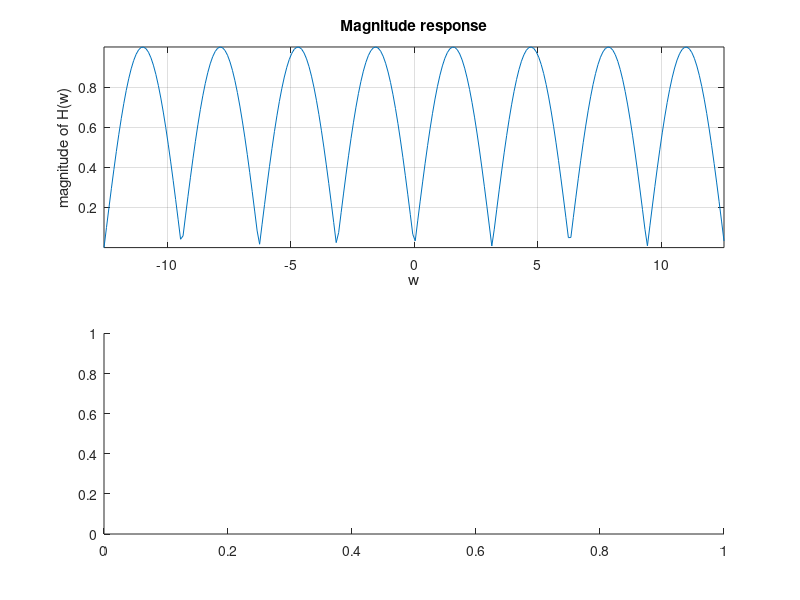

Source code (MATLAB): (Note: this script raises an error after producing the figure.)
%Central derivative Filter:
w = -4*pi:0.1:4*pi;
H = 0.5*(1-exp(-2*1i*w));
figure(1)
subplot(2,1,1);plot(w,abs(H)); title('Magnitude response'); 
ylabel('magnitude of H(w)'); xlabel('w');axis 'tight';grid 'on'; 
subplot(2,1,2);plot(w,phase(H)); title('Phase response');
ylabel('phase of H(w)');xlabel('w');axis 'tight';grid 'on'; 
